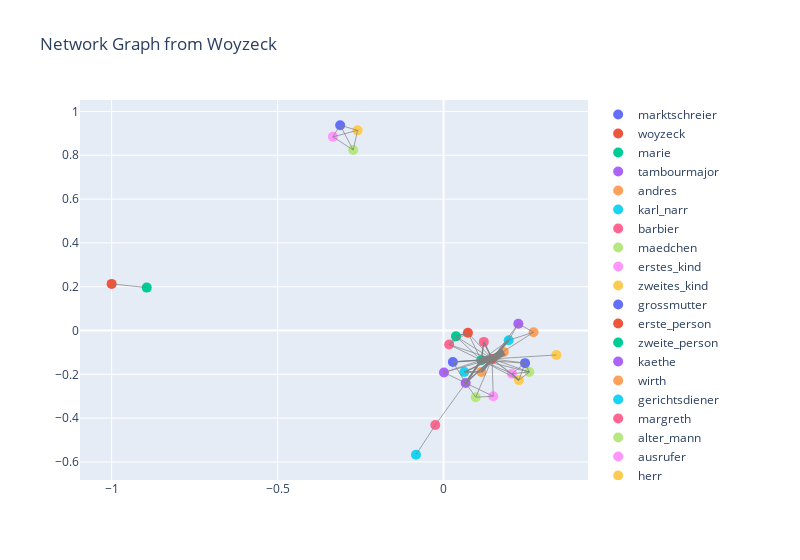

The cell this chart's notebook holds for it:
### Code cell
import networkx as nx
import plotly.graph_objects as go

# Load the GraphML file
graph = nx.read_graphml('ger000564-buechner-woyzeck.graphml')

# Compute the layout positions
pos = nx.spring_layout(graph)

degrees = dict(graph.degree)
num_words = nx.get_node_attributes(graph, 'Number of spoken words')

# Create an empty plotly figure
fig = go.Figure()

# Add nodes to the figure
for node in graph.nodes:
    x, y = pos[node]
    node_color = degrees[node]
    fig.add_trace(
        go.Scatter(
            x=[x],
            y=[y],
            text=node,
            mode='markers',
            marker=dict(size=10, color=node_color, colorscale='Viridis'),
            name=node
        )
    )

# Add edges to the figure
for edge in graph.edges:
    x0, y0 = pos[edge[0]]
    x1, y1 = pos[edge[1]]
    edge_weight = graph[edge[0]][edge[1]]['weight']  # Get the weight of the edge
    fig.add_trace(
        go.Scatter(
            x=[x0, x1, None],
            y=[y0, y1, None],
            mode='lines',
            line=dict(color='gray', width=edge_weight*0.7),  # Set the edge weight as the line width
            hoverinfo='text',
            text='WHATTHEFUCK',#[f'Weight: {edge_weight}'],  # Show the weight on the edge
            showlegend=False
        )
    )



# Set the layout of the graph
layout = go.Layout(title='Network Graph from Woyzeck',
                   width=800)

# Update the figure with the layout
fig.update_layout(layout)

# Show the graph
fig.show()

### Figure 1 — Plotly figure (JSON) as saved in the notebook; plotly's stock layout.template omitted (floating-point values rounded to 4 significant figures)
{"data": [{"marker": {"color": 3, "colorscale": [[0, "#440154"], [0.1111, "#482878"], [0.2222, "#3e4989"], [0.3333, "#31688e"], [0.4444, "#26828e"], [0.5556, "#1f9e89"], [0.6667, "#35b779"], [0.7778, "#6ece58"], [0.8889, "#b5de2b"], [1, "#fde725"]], "size": 10}, "mode": "markers", "name": "marktschreier", "text": "marktschreier", "type": "scatter", "x": [0.02801], "y": [-0.1436]}, {"marker": {"color": 21, "colorscale": [[0, "#440154"], [0.1111, "#482878"], [0.2222, "#3e4989"], [0.3333, "#31688e"], [0.4444, "#26828e"], [0.5556, "#1f9e89"], [0.6667, "#35b779"], [0.7778, "#6ece58"], [0.8889, "#b5de2b"], [1, "#fde725"]], "size": 10}, "mode": "markers", "name": "woyzeck", "text": "woyzeck", "type": "scatter", "x": [0.146], "y": [-0.1297]}, {"marker": {"color": 13, "colorscale": [[0, "#440154"], [0.1111, "#482878"], [0.2222, "#3e4989"], [0.3333, "#31688e"], [0.4444, "#26828e"], [0.5556, "#1f9e89"], [0.6667, "#35b779"], [0.7778, "#6ece58"], [0.8889, "#b5de2b"], [1, "#fde725"]], "size": 10}, "mode": "markers", "name": "marie", "text": "marie", "type": "scatter", "x": [0.1137], "y": [-0.1354]}, {"marker": {"color": 7, "colorscale": [[0, "#440154"], [0.1111, "#482878"], [0.2222, "#3e4989"], [0.3333, "#31688e"], [0.4444, "#26828e"], [0.5556, "#1f9e89"], [0.6667, "#35b779"], [0.7778, "#6ece58"], [0.8889, "#b5de2b"], [1, "#fde725"]], "size": 10}, "mode": "markers", "name": "tambourmajor", "text": "tambourmajor", "type": "scatter", "x": [0.06658], "y": [-0.2399]}, {"marker": {"color": 1, "colorscale": [[0, "#440154"], [0.1111, "#482878"], [0.2222, "#3e4989"], [0.3333, "#31688e"], [0.4444, "#26828e"], [0.5556, "#1f9e89"], [0.6667, "#35b779"], [0.7778, "#6ece58"], [0.8889, "#b5de2b"], [1, "#fde725"]], "size": 10}, "mode": "markers", "name": "andres", "text": "andres", "type": "scatter", "x": [0.1817], "y": [-0.09755]}, {"marker": {"color": 4, "colorscale": [[0, "#440154"], [0.1111, "#482878"], [0.2222, "#3e4989"], [0.3333, "#31688e"], [0.4444, "#26828e"], [0.5556, "#1f9e89"], [0.6667, "#35b779"], [0.7778, "#6ece58"], [0.8889, "#b5de2b"], [1, "#fde725"]], "size": 10}, "mode": "markers", "name": "karl_narr", "text": "karl_narr", "type": "scatter", "x": [0.1962], "y": [-0.04452]}, {"marker": {"color": 2, "colorscale": [[0, "#440154"], [0.1111, "#482878"], [0.2222, "#3e4989"], [0.3333, "#31688e"], [0.4444, "#26828e"], [0.5556, "#1f9e89"], [0.6667, "#35b779"], [0.7778, "#6ece58"], [0.8889, "#b5de2b"], [1, "#fde725"]], "size": 10}, "mode": "markers", "name": "barbier", "text": "barbier", "type": "scatter", "x": [-0.02498], "y": [-0.4317]}, {"marker": {"color": 5, "colorscale": [[0, "#440154"], [0.1111, "#482878"], [0.2222, "#3e4989"], [0.3333, "#31688e"], [0.4444, "#26828e"], [0.5556, "#1f9e89"], [0.6667, "#35b779"], [0.7778, "#6ece58"], [0.8889, "#b5de2b"], [1, "#fde725"]], "size": 10}, "mode": "markers", "name": "maedchen", "text": "maedchen", "type": "scatter", "x": [0.2585], "y": [-0.1896]}, {"marker": {"color": 5, "colorscale": [[0, "#440154"], [0.1111, "#482878"], [0.2222, "#3e4989"], [0.3333, "#31688e"], [0.4444, "#26828e"], [0.5556, "#1f9e89"], [0.6667, "#35b779"], [0.7778, "#6ece58"], [0.8889, "#b5de2b"], [1, "#fde725"]], "size": 10}, "mode": "markers", "name": "erstes_kind", "text": "erstes_kind", "type": "scatter", "x": [0.2059], "y": [-0.1972]}, {"marker": {"color": 5, "colorscale": [[0, "#440154"], [0.1111, "#482878"], [0.2222, "#3e4989"], [0.3333, "#31688e"], [0.4444, "#26828e"], [0.5556, "#1f9e89"], [0.6667, "#35b779"], [0.7778, "#6ece58"], [0.8889, "#b5de2b"], [1, "#fde725"]], "size": 10}, "mode": "markers", "name": "zweites_kind", "text": "zweites_kind", "type": "scatter", "x": [0.227], "y": [-0.2265]}, {"marker": {"color": 5, "colorscale": [[0, "#440154"], [0.1111, "#482878"], [0.2222, "#3e4989"], [0.3333, "#31688e"], [0.4444, "#26828e"], [0.5556, "#1f9e89"], [0.6667, "#35b779"], [0.7778, "#6ece58"], [0.8889, "#b5de2b"], [1, "#fde725"]], "size": 10}, "mode": "markers", "name": "grossmutter", "text": "grossmutter", "type": "scatter", "x": [0.2455], "y": [-0.149]}, {"marker": {"color": 1, "colorscale": [[0, "#440154"], [0.1111, "#482878"], [0.2222, "#3e4989"], [0.3333, "#31688e"], [0.4444, "#26828e"], [0.5556, "#1f9e89"], [0.6667, "#35b779"], [0.7778, "#6ece58"], [0.8889, "#b5de2b"], [1, "#fde725"]], "size": 10}, "mode": "markers", "name": "erste_person", "text": "erste_person", "type": "scatter", "x": [-1], "y": [0.2129]}, {"marker": {"color": 1, "colorscale": [[0, "#440154"], [0.1111, "#482878"], [0.2222, "#3e4989"], [0.3333, "#31688e"], [0.4444, "#26828e"], [0.5556, "#1f9e89"], [0.6667, "#35b779"], [0.7778, "#6ece58"], [0.8889, "#b5de2b"], [1, "#fde725"]], "size": 10}, "mode": "markers", "name": "zweite_person", "text": "zweite_person", "type": "scatter", "x": [-0.8943], "y": [0.1959]}, {"marker": {"color": 3, "colorscale": [[0, "#440154"], [0.1111, "#482878"], [0.2222, "#3e4989"], [0.3333, "#31688e"], [0.4444, "#26828e"], [0.5556, "#1f9e89"], [0.6667, "#35b779"], [0.7778, "#6ece58"], [0.8889, "#b5de2b"], [1, "#fde725"]], "size": 10}, "mode": "markers", "name": "kaethe", "text": "kaethe", "type": "scatter", "x": [0.2253], "y": [0.03077]}, {"marker": {"color": 3, "colorscale": [[0, "#440154"], [0.1111, "#482878"], [0.2222, "#3e4989"], [0.3333, "#31688e"], [0.4444, "#26828e"], [0.5556, "#1f9e89"], [0.6667, "#35b779"], [0.7778, "#6ece58"], [0.8889, "#b5de2b"], [1, "#fde725"]], "size": 10}, "mode": "markers", "name": "wirth", "text": "wirth", "type": "scatter", "x": [0.2711], "y": [-0.007844]}, {"marker": {"color": 1, "colorscale": [[0, "#440154"], [0.1111, "#482878"], [0.2222, "#3e4989"], [0.3333, "#31688e"], [0.4444, "#26828e"], [0.5556, "#1f9e89"], [0.6667, "#35b779"], [0.7778, "#6ece58"], [0.8889, "#b5de2b"], [1, "#fde725"]], "size": 10}, "mode": "markers", "name": "gerichtsdiener", "text": "gerichtsdiener", "type": "scatter", "x": [-0.08306], "y": [-0.5672]}, {"marker": {"color": 2, "colorscale": [[0, "#440154"], [0.1111, "#482878"], [0.2222, "#3e4989"], [0.3333, "#31688e"], [0.4444, "#26828e"], [0.5556, "#1f9e89"], [0.6667, "#35b779"], [0.7778, "#6ece58"], [0.8889, "#b5de2b"], [1, "#fde725"]], "size": 10}, "mode": "markers", "name": "margreth", "text": "margreth", "type": "scatter", "x": [0.1213], "y": [-0.05199]}, {"marker": {"color": 3, "colorscale": [[0, "#440154"], [0.1111, "#482878"], [0.2222, "#3e4989"], [0.3333, "#31688e"], [0.4444, "#26828e"], [0.5556, "#1f9e89"], [0.6667, "#35b779"], [0.7778, "#6ece58"], [0.8889, "#b5de2b"], [1, "#fde725"]], "size": 10}, "mode": "markers", "name": "alter_mann", "text": "alter_mann", "type": "scatter", "x": [-0.2723], "y": [0.8241]}, {"marker": {"color": 3, "colorscale": [[0, "#440154"], [0.1111, "#482878"], [0.2222, "#3e4989"], [0.3333, "#31688e"], [0.4444, "#26828e"], [0.5556, "#1f9e89"], [0.6667, "#35b779"], [0.7778, "#6ece58"], [0.8889, "#b5de2b"], [1, "#fde725"]], "size": 10}, "mode": "markers", "name": "ausrufer", "text": "ausrufer", "type": "scatter", "x": [-0.3334], "y": [0.8843]}, {"marker": {"color": 3, "colorscale": [[0, "#440154"], [0.1111, "#482878"], [0.2222, "#3e4989"], [0.3333, "#31688e"], [0.4444, "#26828e"], [0.5556, "#1f9e89"], [0.6667, "#35b779"], [0.7778, "#6ece58"], [0.8889, "#b5de2b"], [1, "#fde725"]], "size": 10}, "mode": "markers", "name": "herr", "text": "herr", "type": "scatter", "x": [-0.259], "y": [0.9138]}, {"marker": {"color": 3, "colorscale": [[0, "#440154"], [0.1111, "#482878"], [0.2222, "#3e4989"], [0.3333, "#31688e"], [0.4444, "#26828e"], [0.5556, "#1f9e89"], [0.6667, "#35b779"], [0.7778, "#6ece58"], [0.8889, "#b5de2b"], [1, "#fde725"]], "size": 10}, "mode": "markers", "name": "student", "text": "student", "type": "scatter", "x": [-0.3115], "y": [0.9371]}, {"marker": {"color": 4, "colorscale": [[0, "#440154"], [0.1111, "#482878"], [0.2222, "#3e4989"], [0.3333, "#31688e"], [0.4444, "#26828e"], [0.5556, "#1f9e89"], [0.6667, "#35b779"], [0.7778, "#6ece58"], [0.8889, "#b5de2b"], [1, "#fde725"]], "size": 10}, "mode": "markers", "name": "erster_handwerksbursch", "text": "erster_handwerksbursch", "type": "scatter", "x": [0.07339], "y": [-0.01057]}, {"marker": {"color": 4, "colorscale": [[0, "#440154"], [0.1111, "#482878"], [0.2222, "#3e4989"], [0.3333, "#31688e"], [0.4444, "#26828e"], [0.5556, "#1f9e89"], [0.6667, "#35b779"], [0.7778, "#6ece58"], [0.8889, "#b5de2b"], [1, "#fde725"]], "size": 10}, "mode": "markers", "name": "zweiter_handwerksbursch", "text": "zweiter_handwerksbursch", "type": "scatter", "x": [0.03731], "y": [-0.02665]}, {"marker": {"color": 3, "colorscale": [[0, "#440154"], [0.1111, "#482878"], [0.2222, "#3e4989"], [0.3333, "#31688e"], [0.4444, "#26828e"], [0.5556, "#1f9e89"], [0.6667, "#35b779"], [0.7778, "#6ece58"], [0.8889, "#b5de2b"], [1, "#fde725"]], "size": 10}, "mode": "markers", "name": "unterofficier", "text": "unterofficier", "type": "scatter", "x": [0.001186], "y": [-0.1914]}, {"marker": {"color": 2, "colorscale": [[0, "#440154"], [0.1111, "#482878"], [0.2222, "#3e4989"], [0.3333, "#31688e"], [0.4444, "#26828e"], [0.5556, "#1f9e89"], [0.6667, "#35b779"], [0.7778, "#6ece58"], [0.8889, "#b5de2b"], [1, "#fde725"]], "size": 10}, "mode": "markers", "name": "doctor", "text": "doctor", "type": "scatter", "x": [0.1141], "y": [-0.189]}, {"marker": {"color": 2, "colorscale": [[0, "#440154"], [0.1111, "#482878"], [0.2222, "#3e4989"], [0.3333, "#31688e"], [0.4444, "#26828e"], [0.5556, "#1f9e89"], [0.6667, "#35b779"], [0.7778, "#6ece58"], [0.8889, "#b5de2b"], [1, "#fde725"]], "size": 10}, "mode": "markers", "name": "hauptmann", "text": "hauptmann", "type": "scatter", "x": [0.06256], "y": [-0.1896]}, {"marker": {"color": 4, "colorscale": [[0, "#440154"], [0.1111, "#482878"], [0.2222, "#3e4989"], [0.3333, "#31688e"], [0.4444, "#26828e"], [0.5556, "#1f9e89"], [0.6667, "#35b779"], [0.7778, "#6ece58"], [0.8889, "#b5de2b"], [1, "#fde725"]], "size": 10}, "mode": "markers", "name": "andre_im_chor", "text": "andre_im_chor", "type": "scatter", "x": [0.01691], "y": [-0.06422]}, {"marker": {"color": 3, "colorscale": [[0, "#440154"], [0.1111, "#482878"], [0.2222, "#3e4989"], [0.3333, "#31688e"], [0.4444, "#26828e"], [0.5556, "#1f9e89"], [0.6667, "#35b779"], [0.7778, "#6ece58"], [0.8889, "#b5de2b"], [1, "#fde725"]], "size": 10}, "mode": "markers", "name": "eine", "text": "eine", "type": "scatter", "x": [0.09696], "y": [-0.3043]}, {"marker": {"color": 3, "colorscale": [[0, "#440154"], [0.1111, "#482878"], [0.2222, "#3e4989"], [0.3333, "#31688e"], [0.4444, "#26828e"], [0.5556, "#1f9e89"], [0.6667, "#35b779"], [0.7778, "#6ece58"], [0.8889, "#b5de2b"], [1, "#fde725"]], "size": 10}, "mode": "markers", "name": "andre", "text": "andre", "type": "scatter", "x": [0.1497], "y": [-0.3001]}, {"marker": {"color": 1, "colorscale": [[0, "#440154"], [0.1111, "#482878"], [0.2222, "#3e4989"], [0.3333, "#31688e"], [0.4444, "#26828e"], [0.5556, "#1f9e89"], [0.6667, "#35b779"], [0.7778, "#6ece58"], [0.8889, "#b5de2b"], [1, "#fde725"]], "size": 10}, "mode": "markers", "name": "jud", "text": "jud", "type": "scatter", "x": [0.3398], "y": [-0.1116]}, {"hoverinfo": "text", "line": {"color": "gray", "width": 0.7}, "mode": "lines", "showlegend": false, "text": "WHATTHEFUCK", "type": "scatter", "x": [0.02801, 0.146, null], "y": [-0.1436, -0.1297, null]}, {"hoverinfo": "text", "line": {"color": "gray", "width": 1.4}, "mode": "lines", "showlegend": false, "text": "WHATTHEFUCK", "type": "scatter", "x": [0.02801, 0.1137, null], "y": [-0.1436, -0.1354, null]}, {"hoverinfo": "text", "line": {"color": "gray", "width": 0.7}, "mode": "lines", "showlegend": false, "text": "WHATTHEFUCK", "type": "scatter", "x": [0.02801, 0.06658, null], "y": [-0.1436, -0.2399, null]}, {"hoverinfo": "text", "line": {"color": "gray", "width": 7}, "mode": "lines", "showlegend": false, "text": "WHATTHEFUCK", "type": "scatter", "x": [0.146, 0.1137, null], "y": [-0.1297, -0.1354, null]}, {"hoverinfo": "text", "line": {"color": "gray", "width": 7}, "mode": "lines", "showlegend": false, "text": "WHATTHEFUCK", "type": "scatter", "x": [0.146, 0.1817, null], "y": [-0.1297, -0.09755, null]}, {"hoverinfo": "text", "line": {"color": "gray", "width": 2.1}, "mode": "lines", "showlegend": false, "text": "WHATTHEFUCK", "type": "scatter", "x": [0.146, 0.1962, null], "y": [-0.1297, -0.04452, null]}, {"hoverinfo": "text", "line": {"color": "gray", "width": 0.7}, "mode": "lines", "showlegend": false, "text": "WHATTHEFUCK", "type": "scatter", "x": [0.146, 0.2585, null], "y": [-0.1297, -0.1896, null]}, {"hoverinfo": "text", "line": {"color": "gray", "width": 0.7}, "mode": "lines", "showlegend": false, "text": "WHATTHEFUCK", "type": "scatter", "x": [0.146, 0.2059, null], "y": [-0.1297, -0.1972, null]}, {"hoverinfo": "text", "line": {"color": "gray", "width": 0.7}, "mode": "lines", "showlegend": false, "text": "WHATTHEFUCK", "type": "scatter", "x": [0.146, 0.227, null], "y": [-0.1297, -0.2265, null]}, {"hoverinfo": "text", "line": {"color": "gray", "width": 0.7}, "mode": "lines", "showlegend": false, "text": "WHATTHEFUCK", "type": "scatter", "x": [0.146, 0.2455, null], "y": [-0.1297, -0.149, null]}, {"hoverinfo": "text", "line": {"color": "gray", "width": 0.7}, "mode": "lines", "showlegend": false, "text": "WHATTHEFUCK", "type": "scatter", "x": [0.146, 0.2253, null], "y": [-0.1297, 0.03077, null]}, {"hoverinfo": "text", "line": {"color": "gray", "width": 0.7}, "mode": "lines", "showlegend": false, "text": "WHATTHEFUCK", "type": "scatter", "x": [0.146, 0.2711, null], "y": [-0.1297, -0.007844, null]}, {"hoverinfo": "text", "line": {"color": "gray", "width": 1.4}, "mode": "lines", "showlegend": false, "text": "WHATTHEFUCK", "type": "scatter", "x": [0.146, 0.1213, null], "y": [-0.1297, -0.05199, null]}, {"hoverinfo": "text", "line": {"color": "gray", "width": 0.7}, "mode": "lines", "showlegend": false, "text": "WHATTHEFUCK", "type": "scatter", "x": [0.146, 0.001186, null], "y": [-0.1297, -0.1914, null]}, {"hoverinfo": "text", "line": {"color": "gray", "width": 1.4}, "mode": "lines", "showlegend": false, "text": "WHATTHEFUCK", "type": "scatter", "x": [0.146, 0.06658, null], "y": [-0.1297, -0.2399, null]}, {"hoverinfo": "text", "line": {"color": "gray", "width": 2.8}, "mode": "lines", "showlegend": false, "text": "WHATTHEFUCK", "type": "scatter", "x": [0.146, 0.1141, null], "y": [-0.1297, -0.189, null]}, {"hoverinfo": "text", "line": {"color": "gray", "width": 1.4}, "mode": "lines", "showlegend": false, "text": "WHATTHEFUCK", "type": "scatter", "x": [0.146, 0.06256, null], "y": [-0.1297, -0.1896, null]}, {"hoverinfo": "text", "line": {"color": "gray", "width": 0.7}, "mode": "lines", "showlegend": false, "text": "WHATTHEFUCK", "type": "scatter", "x": [0.146, 0.07339, null], "y": [-0.1297, -0.01057, null]}, {"hoverinfo": "text", "line": {"color": "gray", "width": 0.7}, "mode": "lines", "showlegend": false, "text": "WHATTHEFUCK", "type": "scatter", "x": [0.146, 0.03731, null], "y": [-0.1297, -0.02665, null]}, {"hoverinfo": "text", "line": {"color": "gray", "width": 0.7}, "mode": "lines", "showlegend": false, "text": "WHATTHEFUCK", "type": "scatter", "x": [0.146, 0.01691, null], "y": [-0.1297, -0.06422, null]}, {"hoverinfo": "text", "line": {"color": "gray", "width": 0.7}, "mode": "lines", "showlegend": false, "text": "WHATTHEFUCK", "type": "scatter", "x": [0.146, 0.09696, null], "y": [-0.1297, -0.3043, null]}, {"hoverinfo": "text", "line": {"color": "gray", "width": 0.7}, "mode": "lines", "showlegend": false, "text": "WHATTHEFUCK", "type": "scatter", "x": [0.146, 0.1497, null], "y": [-0.1297, -0.3001, null]}, {"hoverinfo": "text", "line": {"color": "gray", "width": 0.7}, "mode": "lines", "showlegend": false, "text": "WHATTHEFUCK", "type": "scatter", "x": [0.146, 0.3398, null], "y": [-0.1297, -0.1116, null]}, {"hoverinfo": "text", "line": {"color": "gray", "width": 2.1}, "mode": "lines", "showlegend": false, "text": "WHATTHEFUCK", "type": "scatter", "x": [0.1137, 0.06658, null], "y": [-0.1354, -0.2399, null]}, {"hoverinfo": "text", "line": {"color": "gray", "width": 0.7}, "mode": "lines", "showlegend": false, "text": "WHATTHEFUCK", "type": "scatter", "x": [0.1137, 0.2585, null], "y": [-0.1354, -0.1896, null]}, {"hoverinfo": "text", "line": {"color": "gray", "width": 0.7}, "mode": "lines", "showlegend": false, "text": "WHATTHEFUCK", "type": "scatter", "x": [0.1137, 0.2059, null], "y": [-0.1354, -0.1972, null]}, {"hoverinfo": "text", "line": {"color": "gray", "width": 0.7}, "mode": "lines", "showlegend": false, "text": "WHATTHEFUCK", "type": "scatter", "x": [0.1137, 0.227, null], "y": [-0.1354, -0.2265, null]}, {"hoverinfo": "text", "line": {"color": "gray", "width": 0.7}, "mode": "lines", "showlegend": false, "text": "WHATTHEFUCK", "type": "scatter", "x": [0.1137, 0.2455, null], "y": [-0.1354, -0.149, null]}, {"hoverinfo": "text", "line": {"color": "gray", "width": 1.4}, "mode": "lines", "showlegend": false, "text": "WHATTHEFUCK", "type": "scatter", "x": [0.1137, 0.1213, null], "y": [-0.1354, -0.05199, null]}, {"hoverinfo": "text", "line": {"color": "gray", "width": 0.7}, "mode": "lines", "showlegend": false, "text": "WHATTHEFUCK", "type": "scatter", "x": [0.1137, 0.001186, null], "y": [-0.1354, -0.1914, null]}, {"hoverinfo": "text", "line": {"color": "gray", "width": 0.7}, "mode": "lines", "showlegend": false, "text": "WHATTHEFUCK", "type": "scatter", "x": [0.1137, 0.07339, null], "y": [-0.1354, -0.01057, null]}, {"hoverinfo": "text", "line": {"color": "gray", "width": 0.7}, "mode": "lines", "showlegend": false, "text": "WHATTHEFUCK", "type": "scatter", "x": [0.1137, 0.03731, null], "y": [-0.1354, -0.02665, null]}, {"hoverinfo": "text", "line": {"color": "gray", "width": 0.7}, "mode": "lines", "showlegend": false, "text": "WHATTHEFUCK", "type": "scatter", "x": [0.1137, 0.01691, null], "y": [-0.1354, -0.06422, null]}, {"hoverinfo": "text", "line": {"color": "gray", "width": 0.7}, "mode": "lines", "showlegend": false, "text": "WHATTHEFUCK", "type": "scatter", "x": [0.1137, 0.1962, null], "y": [-0.1354, -0.04452, null]}, {"hoverinfo": "text", "line": {"color": "gray", "width": 0.7}, "mode": "lines", "showlegend": false, "text": "WHATTHEFUCK", "type": "scatter", "x": [0.06658, -0.02498, null], "y": [-0.2399, -0.4317, null]}, {"hoverinfo": "text", "line": {"color": "gray", "width": 0.7}, "mode": "lines", "showlegend": false, "text": "WHATTHEFUCK", "type": "scatter", "x": [0.06658, 0.001186, null], "y": [-0.2399, -0.1914, null]}, {"hoverinfo": "text", "line": {"color": "gray", "width": 0.7}, "mode": "lines", "showlegend": false, "text": "WHATTHEFUCK", "type": "scatter", "x": [0.06658, 0.09696, null], "y": [-0.2399, -0.3043, null]}, {"hoverinfo": "text", "line": {"color": "gray", "width": 0.7}, "mode": "lines", "showlegend": false, "text": "WHATTHEFUCK", "type": "scatter", "x": [0.06658, 0.1497, null], "y": [-0.2399, -0.3001, null]}, {"hoverinfo": "text", "line": {"color": "gray", "width": 0.7}, "mode": "lines", "showlegend": false, "text": "WHATTHEFUCK", "type": "scatter", "x": [0.1962, 0.2253, null], "y": [-0.04452, 0.03077, null]}, {"hoverinfo": "text", "line": {"color": "gray", "width": 0.7}, "mode": "lines", "showlegend": false, "text": "WHATTHEFUCK", "type": "scatter", "x": [0.1962, 0.2711, null], "y": [-0.04452, -0.007844, null]}, {"hoverinfo": "text", "line": {"color": "gray", "width": 0.7}, "mode": "lines", "showlegend": false, "text": "WHATTHEFUCK", "type": "scatter", "x": [-0.02498, -0.08306, null], "y": [-0.4317, -0.5672, null]}, {"hoverinfo": "text", "line": {"color": "gray", "width": 0.7}, "mode": "lines", "showlegend": false, "text": "WHATTHEFUCK", "type": "scatter", "x": [0.2585, 0.2059, null], "y": [-0.1896, -0.1972, null]}, {"hoverinfo": "text", "line": {"color": "gray", "width": 0.7}, "mode": "lines", "showlegend": false, "text": "WHATTHEFUCK", "type": "scatter", "x": [0.2585, 0.227, null], "y": [-0.1896, -0.2265, null]}, {"hoverinfo": "text", "line": {"color": "gray", "width": 0.7}, "mode": "lines", "showlegend": false, "text": "WHATTHEFUCK", "type": "scatter", "x": [0.2585, 0.2455, null], "y": [-0.1896, -0.149, null]}, {"hoverinfo": "text", "line": {"color": "gray", "width": 1.4}, "mode": "lines", "showlegend": false, "text": "WHATTHEFUCK", "type": "scatter", "x": [0.2059, 0.227, null], "y": [-0.1972, -0.2265, null]}, {"hoverinfo": "text", "line": {"color": "gray", "width": 0.7}, "mode": "lines", "showlegend": false, "text": "WHATTHEFUCK", "type": "scatter", "x": [0.2059, 0.2455, null], "y": [-0.1972, -0.149, null]}, {"hoverinfo": "text", "line": {"color": "gray", "width": 0.7}, "mode": "lines", "showlegend": false, "text": "WHATTHEFUCK", "type": "scatter", "x": [0.227, 0.2455, null], "y": [-0.2265, -0.149, null]}, {"hoverinfo": "text", "line": {"color": "gray", "width": 0.7}, "mode": "lines", "showlegend": false, "text": "WHATTHEFUCK", "type": "scatter", "x": [-1, -0.8943, null], "y": [0.2129, 0.1959, null]}, {"hoverinfo": "text", "line": {"color": "gray", "width": 0.7}, "mode": "lines", "showlegend": false, "text": "WHATTHEFUCK", "type": "scatter", "x": [0.2253, 0.2711, null], "y": [0.03077, -0.007844, null]}, {"hoverinfo": "text", "line": {"color": "gray", "width": 0.7}, "mode": "lines", "showlegend": false, "text": "WHATTHEFUCK", "type": "scatter", "x": [-0.2723, -0.3334, null], "y": [0.8241, 0.8843, null]}, {"hoverinfo": "text", "line": {"color": "gray", "width": 0.7}, "mode": "lines", "showlegend": false, "text": "WHATTHEFUCK", "type": "scatter", "x": [-0.2723, -0.259, null], "y": [0.8241, 0.9138, null]}, {"hoverinfo": "text", "line": {"color": "gray", "width": 0.7}, "mode": "lines", "showlegend": false, "text": "WHATTHEFUCK", "type": "scatter", "x": [-0.2723, -0.3115, null], "y": [0.8241, 0.9371, null]}, {"hoverinfo": "text", "line": {"color": "gray", "width": 0.7}, "mode": "lines", "showlegend": false, "text": "WHATTHEFUCK", "type": "scatter", "x": [-0.3334, -0.259, null], "y": [0.8843, 0.9138, null]}, {"hoverinfo": "text", "line": {"color": "gray", "width": 0.7}, "mode": "lines", "showlegend": false, "text": "WHATTHEFUCK", "type": "scatter", "x": [-0.3334, -0.3115, null], "y": [0.8843, 0.9371, null]}, {"hoverinfo": "text", "line": {"color": "gray", "width": 0.7}, "mode": "lines", "showlegend": false, "text": "WHATTHEFUCK", "type": "scatter", "x": [-0.259, -0.3115, null], "y": [0.9138, 0.9371, null]}, {"hoverinfo": "text", "line": {"color": "gray", "width": 1.4}, "mode": "lines", "showlegend": false, "text": "WHATTHEFUCK", "type": "scatter", "x": [0.07339, 0.03731, null], "y": [-0.01057, -0.02665, null]}, {"hoverinfo": "text", "line": {"color": "gray", "width": 0.7}, "mode": "lines", "showlegend": false, "text": "WHATTHEFUCK", "type": "scatter", "x": [0.07339, 0.01691, null], "y": [-0.01057, -0.06422, null]}, {"hoverinfo": "text", "line": {"color": "gray", "width": 0.7}, "mode": "lines", "showlegend": false, "text": "WHATTHEFUCK", "type": "scatter", "x": [0.03731, 0.01691, null], "y": [-0.02665, -0.06422, null]}, {"hoverinfo": "text", "line": {"color": "gray", "width": 1.4}, "mode": "lines", "showlegend": false, "text": "WHATTHEFUCK", "type": "scatter", "x": [0.1141, 0.06256, null], "y": [-0.189, -0.1896, null]}, {"hoverinfo": "text", "line": {"color": "gray", "width": 0.7}, "mode": "lines", "showlegend": false, "text": "WHATTHEFUCK", "type": "scatter", "x": [0.09696, 0.1497, null], "y": [-0.3043, -0.3001, null]}], "layout": {"title": {"text": "Network Graph from Woyzeck"}, "width": 800}}
